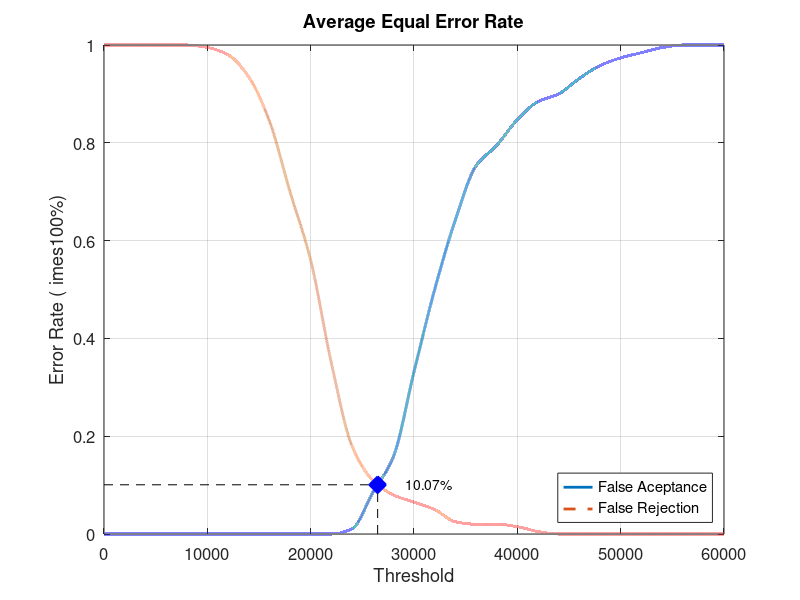
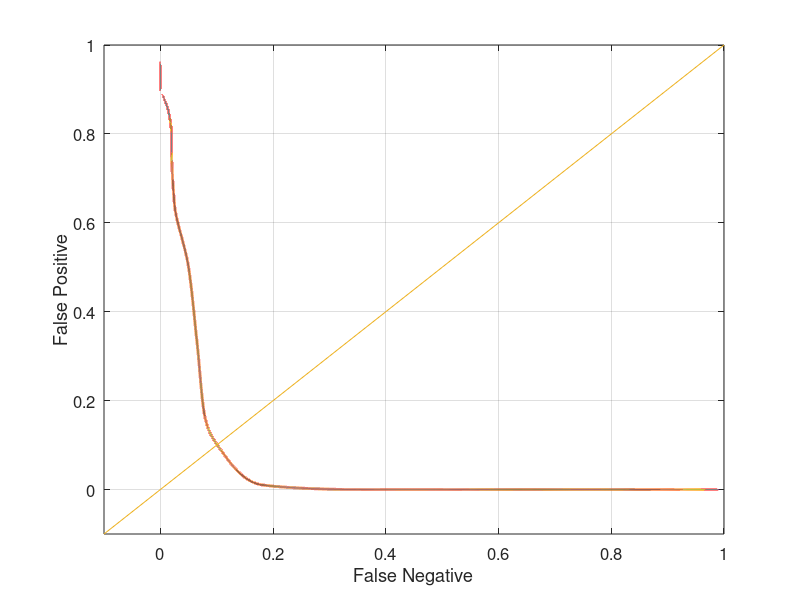

The MATLAB script that drew these images, in order:
close all;
clear;
clc;
x = 0:2000:60000;
xq = 0:0.5:60000;

y0 = [0 0 0 0 0 0 0 0 0 0 0 0 0.0105263 0.0842105 0.157895 0.331579 0.5 0.642105 0.752632 0.794737 0.847368 0.884211 0.9 0.931579 0.957895 0.973684 0.984211 0.994737 1 1 1]
yy0 = interp1(x, y0, xq, 'pchip');
y1 = [1 1 1 1 1 0.995 0.98 0.935 0.845 0.7 0.56 0.35 0.18 0.11 0.08 0.065 0.05 0.025 0.02 0.02 0.015 0.005 0 0 0 0 0 0 0 0 0]
yy1 = interp1(x, y1, xq, 'pchip');

% Calculating EER: 
y2 = abs(y0 - y1);
find(y2 == min(y2))
yy2 = abs(yy0 - yy1);
xEER = find(yy2 == min(yy2));
xEERIndex = xq(xEER) % X-axis EER
yEER = yy0(xEER) % Y-axis EER

main = figure
plot(xq, yy0,'-','LineWidth', 2);	hold on
plot(xq, yy1,'--','LineWidth', 2);	hold on
plot([xEERIndex xEERIndex], [0 yEER], 'k--');	hold on
plot([0 xEERIndex], [yEER yEER], 'k--');	hold on
plot(xEERIndex, yEER, 'bx', 'LineWidth', 10);	hold on
text(xEERIndex + 10 * xEERIndex / 100, yEER, [num2str(round((10000 * yEER)) / 100) '%'])
legend('False Aceptance', 'False Rejection', 'Location', 'SouthEast')
xlabel('Threshold')
ylabel('Error Rate (	imes100%)')
title('Average Equal Error Rate')
set(gca, 'FontSize', 12)
axis([0 60000 0 1])
grid on

print(main, 'Database4_4Main', '-dpng');
FNRxFPR = figure('Color', [1 1 1]);
plot(yy1, yy0, '-', yy1, yy0, 'LineWidth', 2);
hold on
y = -0.1:0.1:1
plot(y, y); 
set(gca, 'FontSize', 12)
xlabel('False Negative')
ylabel('False Positive')
axis([-0.1 1 -0.1 1])
set(gca, 'FontSize', 12)
grid on

print(FNRxFPR, 'Database4_4FNRxFPR','-dpng');
